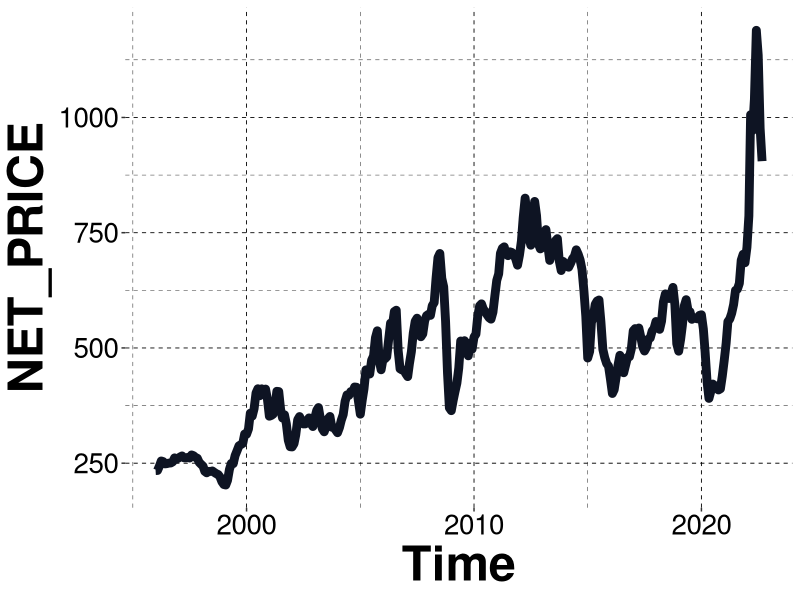
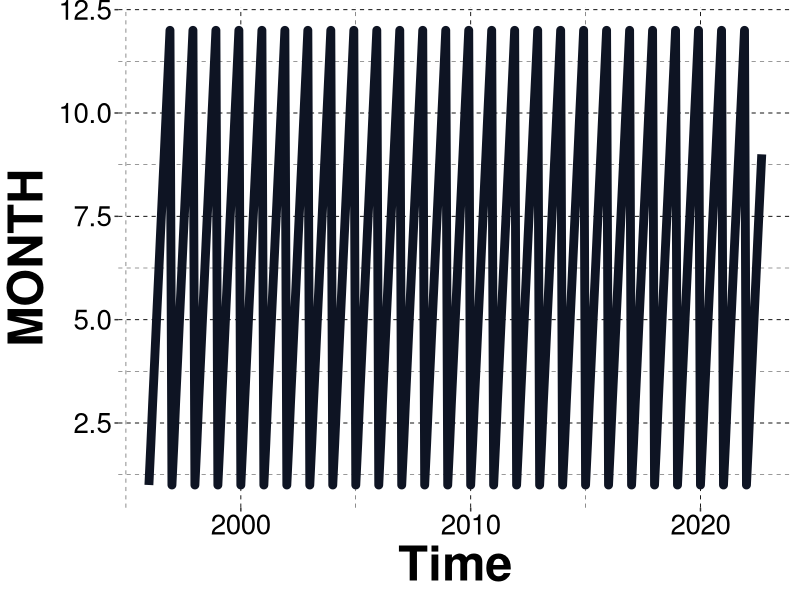
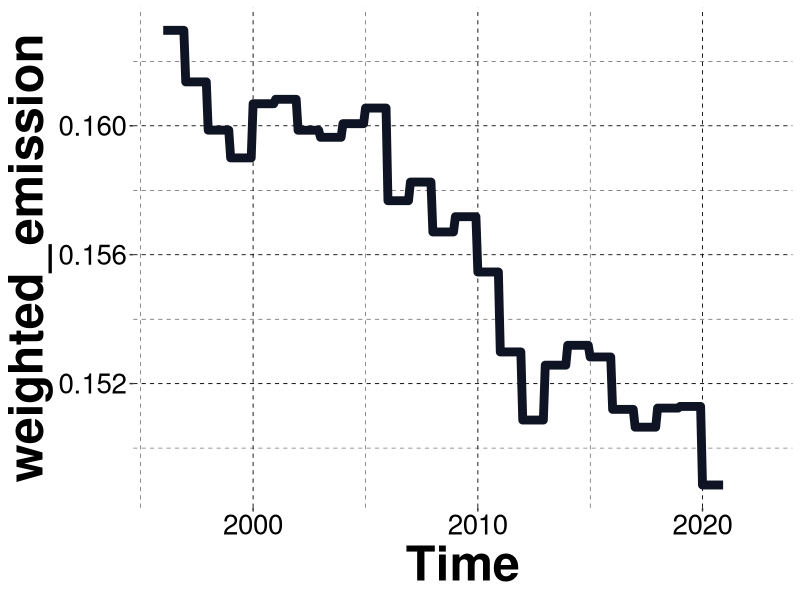
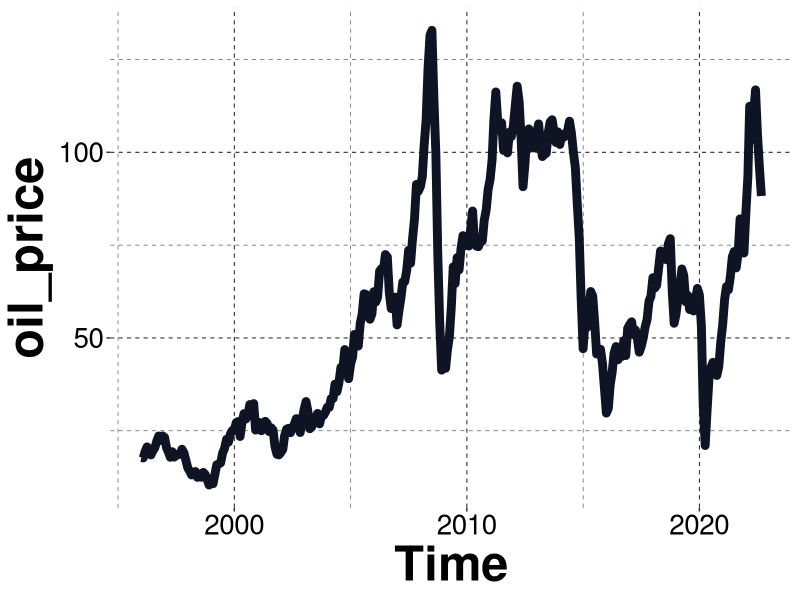
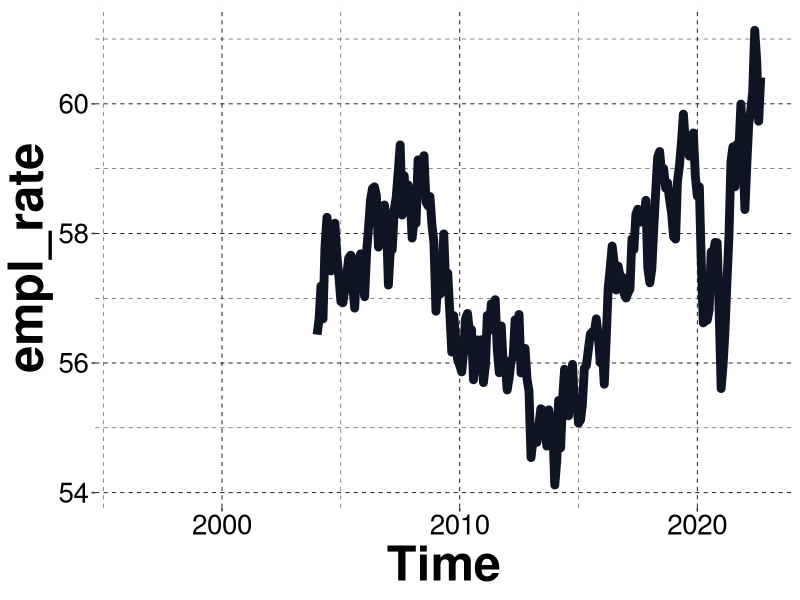
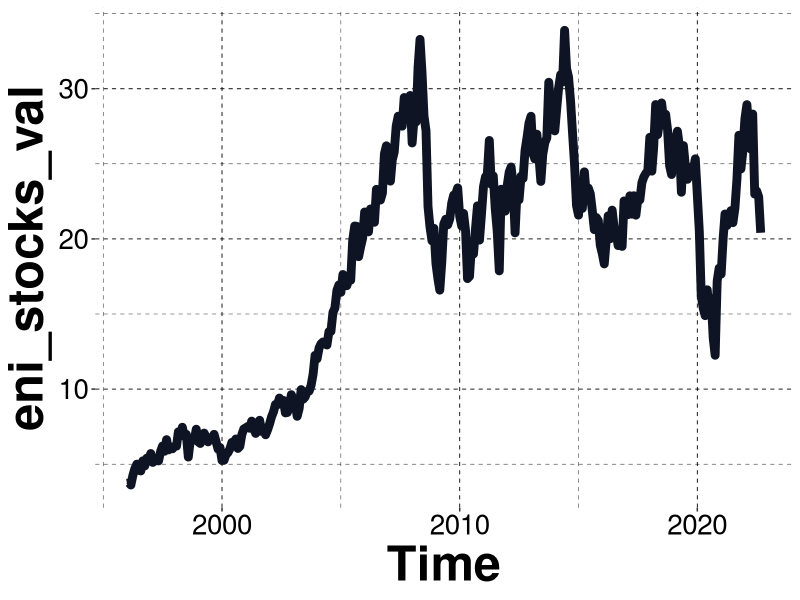
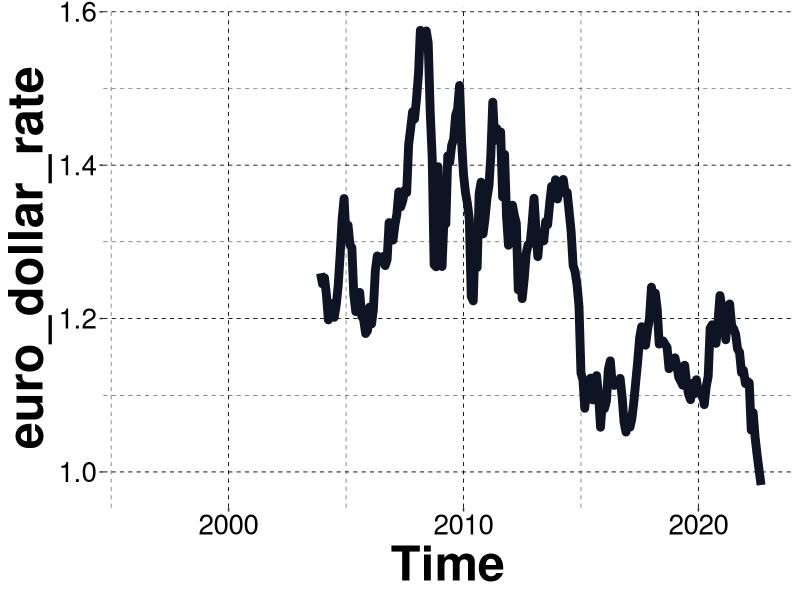

Source code (R) for these figures, in order: (Note: this script raises an error after producing the figures.)
suppressMessages(library(ggpubr))
suppressMessages(library(ggplot2))
suppressMessages(library(GGally))
suppressMessages(library(dplyr))
suppressMessages(library(reshape))
suppressMessages(library(rlist))
options(warn=-1)

plot_each_single_ts <- function(data, variables_names, my_theme, col='#0E1423', linewidth=3){
  gg <- ggplot(data, aes(x=date))
  for (var in variables_names){
    png(paste('plots/variables_ts/', var, '_ts_plot.png',sep=''),  width = 1200, heigh = 750)
    plot <- gg + 
      geom_line(aes_string(y=var), col=col, linewidth=linewidth) +
      labs(x = "Time", y = var) +
      my_theme
    print(plot)
    dev.off()
  }
  plot
}

plot_variables_vs_price <- function(data, variables_names, my_theme){
  g <- ggplot(data, aes(col=Event))
  for (var in variables_names){
     data_plot <- data %>% 
      select(all_of(objective_variable), all_of(var)) %>%
      scale() %>% as.data.frame() %>% 
      mutate(date=data$date)
    df.melted <- melt(data_plot, id = 'date')   %>% as_tibble 
    df.melted$variable <- forcats::fct_rev(df.melted$variable)
    
    png(paste('plots/variables_vs_price/', 'price_vs_', var, '.png',sep=''),  width = 1200, heigh = 750)
    plot <- ggplot(data = df.melted, aes(x = date, y = value, color = variable, 
                                         linetype = variable)) +  
      geom_line(linewidth=3)  +
      scale_fill_manual(values = c('#0F1422', '#21A78E'), 
                        aesthetics = c("colour"),
                        labels=c(var, 'gasoline price')) +
      my_theme +
      theme(axis.title.y=element_blank(), 
            axis.text.y=element_blank(),
            legend.text=element_text(size=30),
            legend.title=element_text(size=35))+ 
      guides(linetype="none")
    print(plot)
    dev.off()
  }
}


set_my_theme <- function(){
  my_theme <- theme(axis.title = element_text(face='bold', color=1, size = 35),
                    axis.text = element_text( color=1, size = 20),
                    panel.background = element_blank(),
                    panel.grid = element_line(linetype = 2, colour = 1, linewidth=0.3))
  return(my_theme)
}

main <- function(){
  data <- read.csv('data/merged_data_NAs.csv') %>% as_tibble %>% 
    mutate(date=as.Date(date))
  vars <- (data %>% colnames)[-c(1,2)]
  n <- nrow(data)
  objective_variable = 'PRICE'
  
  my_theme <- set_my_theme()
  
  plot_each_single_ts(data, c(vars, objective_variable), my_theme )
  plot_variables_vs_price(data, vars, my_theme)
}

main()

## USELESS FUNCTIION ##
explainatory_vars_vs_themselves <- function(){
  mycolors <- c("corr"=1, "Corr"='grey')
  ggpairs(data %>% select(all_of(vars)),
          aes(col=rep("corr",n),
              fill=rep("Corr",n),
              alpha = 0.4))  +
    scale_fill_manual(values = mycolors, 
                      aesthetics = c("colour", "fill")) + 
    theme(axis.line=element_blank(),
          axis.text=element_blank(),
          axis.ticks=element_blank())
}
